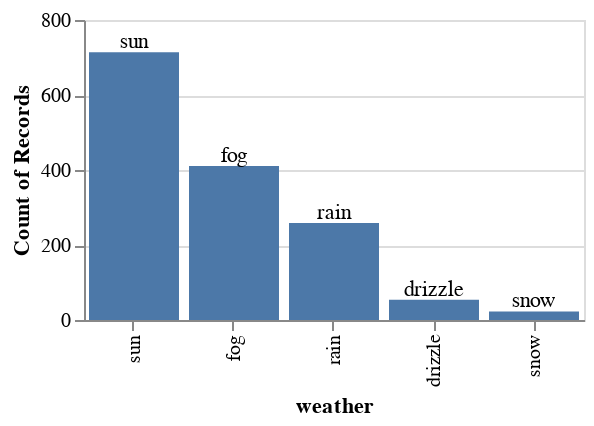

Write notebook code for a chart like this one.
### Markdown cell above
### Composing Visualizations

As you saw with the last example, visualization can be particularly helpful when we compose charts. 

Altair offers three primary ways to construct multi-view charts. As altair express returns an altair object, all of these operations have native support. 
- [Layering](https://altair-viz.github.io/user_guide/compound_charts.html#layered-charts) overlays the charts on each other. You can layer charts using the '+' operator.

### Code cell
df = data.seattle_weather()

countplot = alx.countplot(df,x='weather') # produce a countplot as the base of our chart

# layer that countplot and the text above it. 
# The second object reuses the base countplot as welll so axes don't need to be respecified
countplot + countplot.mark_text(
    align='center',
    baseline='middle',
    dy=-5  # Nudges text above the bar 
).encode(
    text='weather:N'
)

### Figure 1 — Vega-Lite specification as saved in the notebook (floating-point values rounded to 4 significant figures; data arrays with more than 128 entries replaced by an {"elided": "..."} marker saying what was removed)
{"config": {"view": {"continuousWidth": 400, "continuousHeight": 300}}, "layer": [{"mark": "bar", "encoding": {"x": {"axis": {}, "field": "weather", "sort": ["sun", "fog", "rain", "drizzle", "snow"]}, "y": {"aggregate": "count", "axis": {}, "field": "weather", "type": "quantitative"}}}, {"mark": {"type": "text", "align": "center", "baseline": "middle", "dy": -5}, "encoding": {"text": {"field": "weather", "type": "nominal"}, "x": {"axis": {}, "field": "weather", "sort": ["sun", "fog", "rain", "drizzle", "snow"]}, "y": {"aggregate": "count", "axis": {}, "field": "weather", "type": "quantitative"}}}], "data": {"name": "data-830c39fec90146253fb06a06c26374ef"}, "height": 150, "width": 250, "$schema": "https://vega.github.io/schema/vega-lite/v5.2.0.json", "datasets": {"data-830c39fec90146253fb06a06c26374ef": {"elided": "1461 records"}}}
